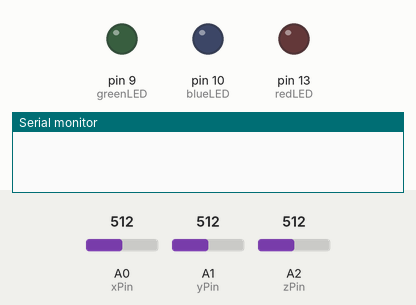
This sketch was run on a simulated Arduino Uno, built with avr-gcc and run on an emulated ATmega328P. Shown: output pins drawn as LEDs (lit = HIGH), the last lines printed to the serial monitor. The inputs (shaded band) are chosen by the test bench; at power-on: A0 (xPin) = 512, A1 (yPin) = 512, A2 (zPin) = 512.

Above: at 0.1 s.
At 5.3 s:
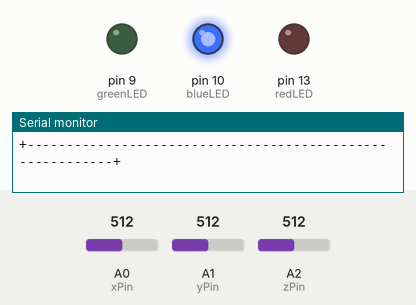
Timing chart, 0 to 6.8 s (numbered marks = the images above):
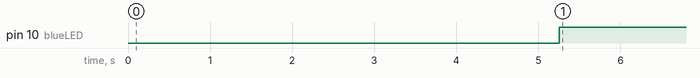

Measured:
- by itself, pin 10 (blueLED): LOW → HIGH at 5.3 s

The sketch:

device_sketch.ino
```cpp
// (licence header left out)
int redLED = 13;
int greenLED = 9;
int blueLED = 10;

int xPin = 0;
int yPin = 1;
int zPin = 2;

int panicButton = 1;

struct s53Payload {
  byte xValue;
  byte yValue;
  byte zValue;
};

void setup()
{
  //Wait a bit of time to prevent reflashing issues
  delay(5000);

  // initialize serial communication at 9600 bits per second:
  Serial.begin(9600);

  //Set out I/O params
  pinMode(redLED,OUTPUT);
  pinMode(greenLED,OUTPUT);
  pinMode(blueLED,OUTPUT);
  pinMode(panicButton,INPUT);

  //Say hi!
  Serial.println("+----------------------------------------------------------+");
  Serial.println("| s53 - Reasonable Doubt Engine against RIPA s.49 notices  |");
  Serial.println("|                                                          |");
  Serial.println("| https://BrassHornCommunications.uk                       |");
  Serial.println("+----------------------------------------------------------+");
}

// the loop routine runs over and over again forever:
void loop()
{
  int panicButtonValue = digitalRead(panicButton);
  int xValue = analogRead(xPin);
  int yValue = analogRead(yPin);
  int zValue = analogRead(zPin);

  if(panicButtonValue == 1)
  {
    setLED(2);
  }
  else
  {
    setLED(0);
  }

  //Print our status
  Serial.print("s53");
  Serial.print("\t");
  Serial.print(millis());
  Serial.print("\t");

  //print our safety values
  Serial.print(xValue);
  Serial.print("\t");
  Serial.print(yValue);
  Serial.print("\t");
  Serial.print(zValue);
  Serial.print("\t");
  Serial.println(panicButtonValue);


  delay(250);        // delay in between reads for stability
}

/**
0 = All good (blue)
1 = Armed (green)
2 = Triggered (red)
**/
void setLED(int state)
{
  switch (state)
  {
    case 0:
      digitalWrite(redLED,LOW);
      digitalWrite(greenLED,LOW);
      digitalWrite(blueLED,HIGH);
      break;
    case 1:
      digitalWrite(redLED,LOW);
      digitalWrite(greenLED,HIGH);
      digitalWrite(blueLED,LOW);
      break;
    case 2:
      digitalWrite(redLED,HIGH);
      digitalWrite(greenLED,LOW);
      digitalWrite(blueLED,LOW);
      break;
  }
}
```
